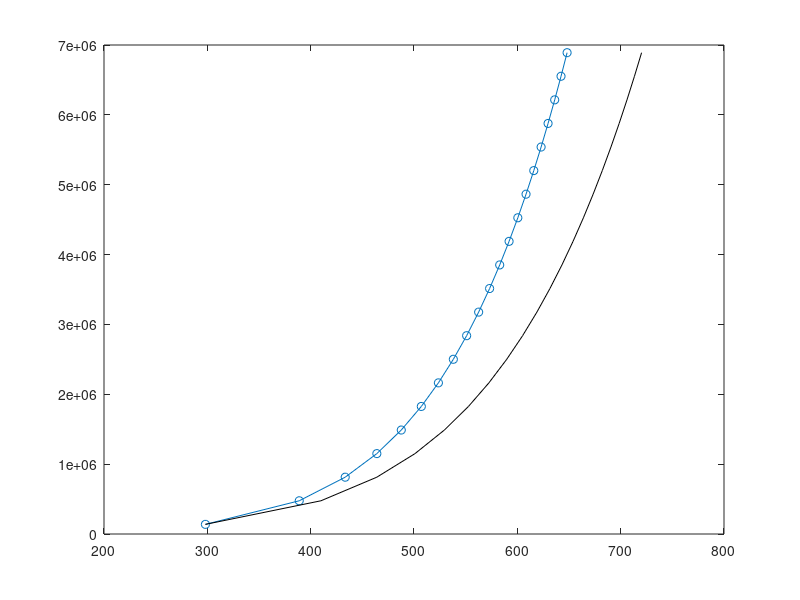
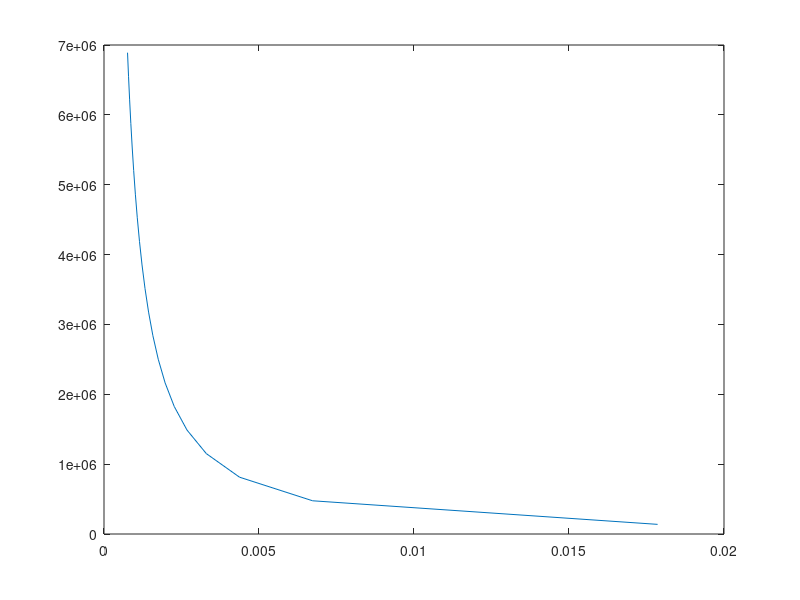

Write MATLAB code to recreate these figures, in order.
function project_partB_sweep
clc;

clear all;


R = 8.3144621; 

Tc = 31.1+273.15;
Pc = 7.38e6;
W = 44.01*1e-3;

delG_298 = -394359; %J/mol
delH_298 = -393509; %J/mol

plotsyms ={'-r','-g','-b','.-','-k','-m','--'};

a = 27/64*R*R*Tc*Tc/Pc;
b = 1/8*R*Tc/Pc;



Tref = 298;
Pref = 101325;


a_high_k(1,:) = [3.85746029 4.41437026E-03 -2.21481404E-06 5.23490188E-10  -4.72084164E-14 -4.87591660E+04 2.27163806];
a_low_k(1,:)  = [2.35677352 8.98459677E-03 -7.12356269E-06 2.45919022E-09  -1.43699548E-13 -4.83719697E+04 9.90105222];


S_func = @(T0)(R*( (a_low_k(1,1)-1.0)*log(T0) + T0*(a_low_k(1,2) + T0*(a_low_k(1,3)/2.0  ...
                             + T0*(a_low_k(1,4)/3.0 +  T0*a_low_k(1,5)/4.0 ) ) )  ) );

                         
%H_func_varT = @(T0,v0)(R*T0*(a_low_k(1,1) - 1.0 + T0*(a_low_k(1,2)/2.0 + T0*(a_low_k(1,3)/3.0 +  ...
%                  T0*( a_low_k(1,4)/4.0 +  T0*a_low_k(1,5)/5.0 )))) + R*T0*v0/(v0-b) );

%H_func_varV = @(T0,v0)( R*T0*(1.0/(v0-b) + log(v0-b)) - 2.0*a/v0);     




%H_func_varT = @(T0,v0)(R*T0*(a_low_k(1,1) - 1.0 + T0*(a_low_k(1,2)/2.0 + T0*(a_low_k(1,3)/3.0 +  ...
%                  T0*( a_low_k(1,4)/4.0 +  T0*a_low_k(1,5)/5.0 )))) + R*T0*v0/(v0-b) -a/v0 );

%H_func_varV = @(T0,v0)( R*T0*log(v0-b));       





H_func_varT = @(T0,v0)(R*T0*(a_low_k(1,1) - 1.0 + T0*(a_low_k(1,2)/2.0 + T0*(a_low_k(1,3)/3.0 +  ...
                  T0*( a_low_k(1,4)/4.0 +  T0*a_low_k(1,5)/5.0 )))) + R*T0*v0/(v0-b)  );

H_func_varV = @(T0,v0)( R*T0*b/(v0-b) -2*a/v0);      


%delH_func = @(T10,v10,T20,v20,vmid0)( (H_func_varT(T20,vmid0) - H_func_varT(T10,v10) )+ ( H_func_varV(T20,v20) - H_func_varV(T20,vmid0) ) );

%delH_func = @(T10,v10,T20,v20,vmid0)( (H_func_varT(T20,v10) - H_func_varT(T10,v10) )+ ( H_func_varV(T20,v20) - H_func_varT(T20,v10) ) );

delH_func = @(T10,v10,T20,v20,vmid0)(( H_func_varV(T10,v20) - H_func_varV(T10,v10) ) + (H_func_varT(T20,v20) - H_func_varT(T10,v20) ));

T1 = 25 + 273.15;
P1 = 0.138e6; 

v1 = MolarVolumeVDWEOS(T1,P1,a,b);
rho1 = W/v1;

S_1 = S_func(T1);
rhs_1 = R*log(v1-b);

P2_f = 6.89e6;

%P2_arr = [1e6:5e5:7e6];

dp = (P2_f - P1)/20.0;
P2_arr = [P1:dp:P2_f];

T2_1(1) = T1;
T2_2(1) = T1;
v2_1(1) = v1;
for zi = 2:numel(P2_arr)

%P2 = 6.89e6;
P2 = P2_arr(zi);



T2g_arr = [T1:0.1:T1+400];

prev = 1.0;
T2_1(zi) = 1.0;

for i=1:numel(T2g_arr)
   
    T2g = T2g_arr(i);
    
    S_2 = S_func(T2g);
    
    v2 = MolarVolumeVDWEOS(T2g,P2,a,b);
    
    rhs_2 = R*log(v2-b);
    
    lhs = S_2 - S_1;
    %rhs = rhs_2 - rhs_1;
    rhs = rhs_1 - rhs_2;
    
    %plot(T2g,(lhs-rhs));
    %plot(T2g,P2);
    %hold on;
    
    if(i>1 && prev*(lhs-rhs)<0.0)
        
         T2_1(zi) = T2g_arr(i-1) + ( T2g_arr(i)-T2g_arr(i-1) )/( (lhs-rhs) - prev )*( 0.0-prev ) ;
         
         
         %rho2 = W/v2;
         %as2_arr(i) = 1.0/sqrt(rho2*ks(j));
         break;
     end
     
     prev = lhs - rhs;
    
end

% 
% figure(2);clf
% plot(Tc,Pc,'-ro');
% hold on;
% plot(T1,P1,'-ko');
% plot(T2_1,P2,'-o');
% hold off;



%disp(T2_1(zi));

T2 = T2_1(zi);

v2 = MolarVolumeVDWEOS(T2,P2,a,b);

v2_1(zi) = v2;

vmid = MolarVolumeVDWEOS(T2,P1,a,b);

%delH_T = H_func_varT(T2,vmid) - H_func_varT(T1,v1);
%delH_V = H_func_varV(T2,v2) - H_func_varV(T2,vmid);

%delH_T = (H_func_varT(T2,v1) - H_func_varT(T1,v1) );
%delH_V = ( H_func_varV(T2,v2) - H_func_varV(T2,v1) );


delH_V = ( H_func_varV(T1,v2) - H_func_varV(T1,v1) );
delH_T = (H_func_varT(T2,v2) - H_func_varT(T1,v2) );

delH_isentropic = delH_T + delH_V;


eta = 0.80;
%eta = 1.00;

W_12 = delH_isentropic/eta;




T2g_arr = [T2-150:0.1:T2+450];

%T2g_arr = [T1:0.1:T1+400];

prev = 1.0;
T2_2(zi) = T2;


%figure(1);clf

for i=1:numel(T2g_arr)
   
    T2g = T2g_arr(i);
    
    %S_2 = S_func(T2g);
    
    
    lhs = W_12;
    
    v2 = MolarVolumeVDWEOS(T2g,P2,a,b);
    
    vmid = MolarVolumeVDWEOS(T2g,P1,a,b);
    
    rhs = delH_func(T1,v1,T2g,v2,vmid);
    
    %plot(T2g,(lhs-rhs));
    %plot(T2g,P2);
    %hold on;
    
    if(i>1 && prev*(lhs-rhs)<0.0)
        
         T2_2(zi) = T2g_arr(i-1) + ( T2g_arr(i)-T2g_arr(i-1) )/( (lhs-rhs) - prev )*( 0.0-prev ) ;
         
         
         %rho2 = W/v2;
         %as2_arr(i) = 1.0/sqrt(rho2*ks(j));
         break;
     end
     
     prev = lhs - rhs;
    
end

%disp(T2_2(zi));


end

figure(1);clf
plot(T2_1,P2_arr,'-o');
hold on;
plot(T2_2,P2_arr,'-k');

figure(2);clf
plot(v2_1,P2_arr);
end

function vm = MolarVolumeVDWEOS(T0,P0,Am0,Bm0)

R = 8.3144621; 
a10 = -(Bm0 + R*T0/P0);
a20 =  Am0/P0;
a30 = - Am0*Bm0/P0;

[x10,x20,x30] = cubsolve(a10,a20,a30);

vm = 0.0;

if(isreal(x10))
   if(vm<x10)
       vm = x10;
   end
end
if(isreal(x20))
   if(vm<x20)
       vm = x20;
   end
end
if(isreal(x30))
   if(vm<x30)
       vm = x30;
   end
end

% 
% if(isreal(x10) && x10>0.0)
%    if(vm>x10)
%        vm = x10;
%    end
% end
% if(isreal(x20) && x20>0.0)
%    if(vm>x20)
%        vm = x20;
%    end
% end
% if(isreal(x30) && x30>0.0)
%    if(vm>x30)
%        vm = x30;
%    end
% end


%vm = realmax(realmax(x10,x20),x30);
end
function [x1,x2,x3]=cubsolve(a,b,c)

Q=(a*a-3.0*b)/9.0;
R=(2.0*a*a*a-9.0*a*b+27.0*c)/54.0;
R2=R*R;
Q3=Q*Q*Q;
if (R2<Q3) %Three real roots
thita=acos(R/sqrt(Q3));
SQ=sqrt(Q);
x1=-2.0*SQ*cos(thita/3)-a/3.0;
x2=-2.0*SQ*cos((thita+2*pi)/3)-a/3.0;
x3=-2.0*SQ*cos((thita-2*pi)/3)-a/3.0;
return
end
A=-(abs(R)+sqrt(R2-Q3))^(1/3);
if (R < 0)
A=-A; %If we used A=A*sign(R) then if R=0 => sign(R)=0 => A=0 which is wrong
end
if (A==0)
B=0;
else
B=Q/A;
end
AB=A+B;
x1=AB-a/3.0;
comp=1i*sqrt(3)*(A-B)/2.0;
x2=-0.5*AB-a/3.0+comp;
x3=-0.5*AB-a/3.0-comp;

end


